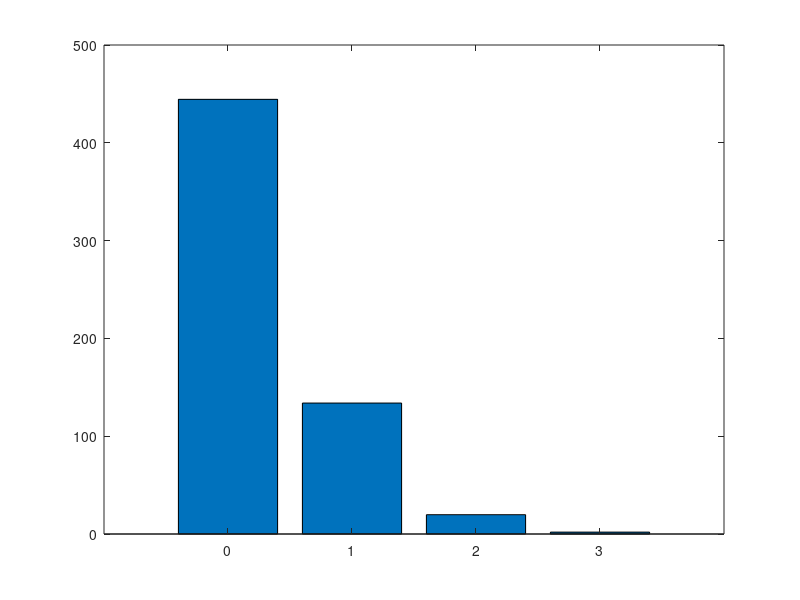

Write the MATLAB code that produced this figure.
opNum = 40;
axNum = 600;
synapseNumber = 180;

probSyn = synapseNumber/(opNum*axNum);

for r = 1:1000
  con = ( rand(axNum,opNum)) < probSyn  ;
  sumCon = sum(con,2);
  histCon = hist(sumCon,0:1:3);
  allHist(r,:) = histCon;  
    
    
end

meanHist = mean(allHist,1);
bar([0:1:3],meanHist)
